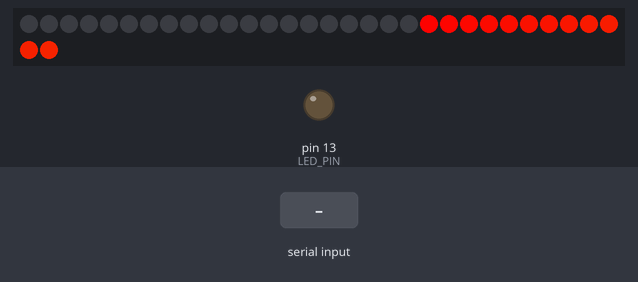
Bench run of a sketch on a simulated Arduino Uno, built with avr-gcc and run on an emulated ATmega328P. Shown: 32 RGB LEDs in strip order, left to right, continuing on the next row, output pins drawn as LEDs (lit = HIGH). The inputs (shaded band) are chosen by the test bench. What the sketch prints to the serial monitor is not drawn.

Above: at 1.4 s.
1.5 s: "+IPD" received over Serial
At 3.28 s:
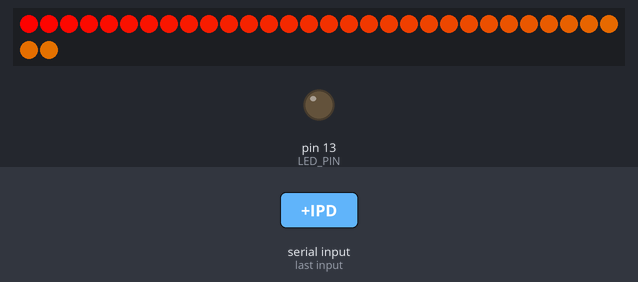
7.9 s: "90,45,200,10\n" received over Serial
At 7.96 s:
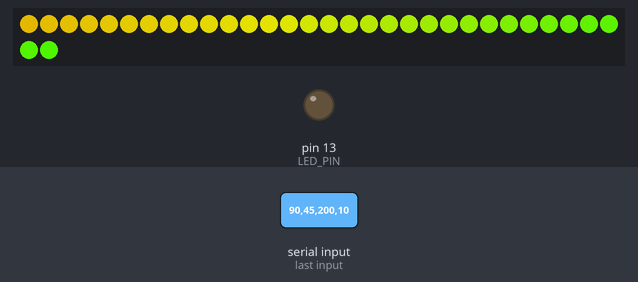

The sketch:

Bulb_Node.ino
```cpp
#define DEBUG

#include <ArduinoJson.h>
#include <FastLED.h>
#ifdef DEBUG
#include <SoftwareSerial.h>
#endif
// #include "LEDFunc.ino"

/*
LED NODE JSON Structure
{
    "Properties":
    {
      "Dev-ID": "LEDNode - v01",
      "UID":    00000001,
      "Net-ID": 00000000,
      "NLEDs":25
    },
    "Network":
    {
      "SSID": "",
      "SSID-PW": "",
      "LAN-IP": "127.0.0.1"
    },
    "State":
    {
      "Mode": 1,
      "Red": 00000000,
      "Green": 00000000,`
      "Blue": 00000000,
      "Period": 00000000,
      "Intensity": 00000000
    }
}
*/

#define DEFAULT_TIMEOUT_PERIOD 2000
#define WIFI_RESET_PIN 10
#define LED_PIN 13
#define LED_COM_PIN 5
#define LED_CLK_PIN 6
#define N_LEDS 32
#define LED_FRAME_RATE 500

// LedStates
#define LS_SOLID  0
#define LS_PULSE  1
#define LS_STROB  2
#define LS_AMBIA  3
#define LS_HUEST  4

uint8_t LED_STATE = 4;
int HuePtr = 0;

uint32_t LastTramsmit = 0;
uint32_t LastFrame = 0;

uint8_t STREAMINGOVERRIDE = 1;

CRGB leds[N_LEDS];

StaticJsonBuffer<150> jsonBuffer;
JsonObject& root = jsonBuffer.createObject();
JsonObject& properties = root.createNestedObject("Properties");
JsonObject& state = root.createNestedObject("State");

String received = "";
char inBuffer[100];
int bytesinbuf = 0;

void parseUART()
{
  boolean message_Processed = false;

  while(Serial.available() > 0)
  {
    FastLED.delay(10);

    int numbytes = Serial.available();

    // Serial.println(numbytes, DEC);

    bytesinbuf += numbytes;

    Serial.readBytes(inBuffer, numbytes);
  }

  if(bytesinbuf > 0)
  {
    received = String(inBuffer);

    for(int i=0; i < 100; i++)
    {
      inBuffer[i] = NULL;
    }

    bytesinbuf = 0;
    // Serial.println(received);
  }


  // while(Serial.available() > 0 && !message_Processed)
  // {
    // received.concat(char(Serial.read()));
    // Serial.println("=======INCOMING=======");

 // Example Message:
 // "+IPD,0,12:{"mode","1"}"

  if(received.indexOf("+IPD") > -1)
  {
    // #ifdef DEBUG
    Serial.println("=======INCOMING=======");
    Serial.println(received);
    // #endif

    // int start = millis();
    // FastLED.delay(50);

    int IPDStart = received.indexOf("+IPD");
    int CIDX1 = received.indexOf(',', IPDStart);
    int CIDX2 = received.indexOf(',', CIDX1 + 1);
    int CIDX3 = received.indexOf(':', CIDX2 + 1);

    // #ifdef DEBUG
    Serial.print("IDX1 = " + String(CIDX1));
    Serial.print(" - IDX2 = " + String(CIDX2));
    Serial.println(" - IDX3 = " + String(CIDX3));
    // // #endif

    int messageChannel = (received.substring(CIDX1 + 1, CIDX2)).toInt();
    int messageLength = received.substring(CIDX2 + 1, CIDX3).toInt();

    while(received.length() < messageLength)
    {
      if(Serial.available() > 0)
      {
        int numbytes = Serial.available();

        Serial.println(numbytes, DEC);

        bytesinbuf += numbytes;

        Serial.readBytes(inBuffer, numbytes);
      }

      if(bytesinbuf > 0)
      {
        received.concat(inBuffer);

        for(int i=0; i < 100; i++)
        {
          inBuffer[i] = NULL;
        }

        bytesinbuf = 0;
        Serial.println(received);
      }
    }

    String data = received.substring(CIDX3 + 1, CIDX3 + 1 + messageLength);


    // // String response = "Sup?";
    // // send("AT+CIPSEND=" + String(messageChannel) + "," + String(response.length()), DEFAULT_TIMEOUT_PERIOD, ">");
    // // send(response, DEFAULT_TIMEOUT_PERIOD, "OK");
    // // send("AT+CIPCLOSE", 0, "OK");

    // // #ifdef DEBUG
    Serial.println("messageChannel: " + String(messageChannel));
    Serial.println("messageLength: " + String(messageLength));
    Serial.println("data: " + String(data));
    // // #endif

    // message_Processed = true;

    int datalength = data.length()+1;
    char char_data[datalength];

    for(int i=0; i<datalength; i++)
    {
      char_data[i] = ' ';
    }

    data.toCharArray(char_data, datalength);
    // Parse incoming JSON object
    JsonObject& inroot = jsonBuffer.parseObject(char_data);

    for(int i=0; i<datalength; i++)
    {
        Serial.print(char_data[i]);
    }
    Serial.println("");

    if(inroot.success())
    {
      for (JsonObject::iterator it=inroot.begin(); it!=inroot.end(); ++it)
      {
        if(state.containsKey(it->key))
        {
          state[it->key] = it->value;
        }
        // #ifdef DEBUG
        Serial.println(it->key);
        Serial.println(String(it->value.asString()));
        // #endif
      }
      // #ifdef DEBUG
      root.prettyPrintTo(Serial);
      // #endif
    }

    // #ifdef DEBUG
    Serial.println("=======EOM=======");
    // #endif

    received = "";
  }

  // FastLED.delay(1);
  // }
}

void setup()
{
  // Initialize Serial information
  Serial.begin(9600);

  Serial.println("Hello.");

  // send("AT+CIOBAUD?", DEFAULT_TIMEOUT_PERIOD, "OK");
  // send("AT+CIOBAUD=115200", DEFAULT_TIMEOUT_PERIOD, "OK");

  // Setup pins
  pinMode(LED_PIN, OUTPUT);
  pinMode(WIFI_RESET_PIN, OUTPUT);


  /*********************************/
  /*          JSON SETUP           */
  /*********************************/
  properties["Dev-ID"] = "LEDNode-v01";
  properties["UID"] = "0";
  properties["Net-ID"] = "0";
  properties["NLEDs"] = String(N_LEDS);

  state["Mode"] = "0";
  state["Red"] = "0";
  state["Green"] = "100";
  state["Blue"] = "255";
  state["Period"] = "10000";
  state["Intensity"] = "255";
  state["huewidth"] = "175";
  // #ifdef DEBUG
  root.prettyPrintTo(Serial);
  // #endif

  /*********************************/
  /*         Setup LED array       */
  /*********************************/
  // FastLED.addLeds<WS2812B, LED_COM_PIN, GRB>(leds, N_LEDS);
  FastLED.addLeds<WS2801, LED_COM_PIN, LED_CLK_PIN, RGB>(leds, N_LEDS);

  // connectAP(ss, spw);

  // while(!send("AT+CIPSERVER=1,8080", DEFAULT_TIMEOUT_PERIOD, "OK"))
  // {
  //   reset();
  //   connectAP(ss, spw);
  //   FastLED.delay(50);
  // }
  // send("AT+CIFSR", DEFAULT_TIMEOUT_PERIOD, "OK");
}

uint8_t leapframes = 0;

void loop()
{
  parseUART();

  const char * i1 = state["Intensity"];
  int Iv = (String(i1)).toInt();

  FastLED.setBrightness(Iv);

  if((millis() - LastFrame) >= 1000.0/LED_FRAME_RATE)
  {
    switch(LED_STATE)
    {
        case LS_SOLID:
        {
            solid();
            break;
        }
        case LS_PULSE:
        {
            const char * strperiod = state["Period"];
            double period = atof(strperiod);

            pulse(period);
            solid();
            break;
        }
        case LS_STROB:
        {
            strob();
            break;
        }
        case LS_AMBIA:
        {
            ambia();
            break;
        }
        case LS_HUEST:
        {
            const char * strperiod = state["Period"];
            double period = atof(strperiod);
            const char * strhuewidth = state["huewidth"];
            double huewidth = atof(strhuewidth);

            // assuming 8-bit precision (256) and period in ms
            double deltperframe = (huewidth/(((period)/1000.0)*(double)LED_FRAME_RATE));

            if(deltperframe < 1)
            {
                if (leapframes >= 1/deltperframe)
                {
                    HuePtr = huest(HuePtr, 1);
                    leapframes = 0;
                }
                else
                {
                    leapframes++;
                }
            }
            else
            {
                HuePtr = huest(HuePtr, (uint8_t) deltperframe);
            }
        }
            break;
        default:
        {
            solid();
            break;
        }
    }
    FastLED.show();
    LastFrame = millis();
  }
}
```

LEDFunc.ino
```cpp
void pulse(double period)
{
	FastLED.setBrightness(pow(sin(((float)(millis()%((int)period))) * 3.14/period ), 8) * 255);
}

void strob()
{

}

void solid()
{
    const char * r1 = state["Red"];
    const char * g1 = state["Green"];
    const char * b1 = state["Blue"];

    int Rv = (String(r1)).toInt();
    int Gv = (String(g1)).toInt();
    int Bv = (String(b1)).toInt();

    for (int i=0; i < N_LEDS; i++)
    {
      leds[i].setRGB(Rv, Gv, Bv);
    }
}

int huest(int HuePtr, int HueDelta)
{
    for (int i=0; i < (N_LEDS-1); i++)
    {
      leds[i] = leds[i+1];
    }
    int newhue = HuePtr + HueDelta;
    leds[N_LEDS-1].setHue(newhue);
    return newhue;
}

void ambia()
{

}

void bootup()
{

}


/*

+IPD,0,13:{"Red":"255"}

{
  "Properties": {
    "Dev-ID": "LEDNode-v01",
    "UID": "00000000",
    "Net-ID": "00000000",
    "NLEDs": true
  },
  "Network": {
    "SSID": "Glacian",
    "SSID-PW": "absolution",
    "LAN-IP": "127.0.0.1"
  },
  "State": {
    "Mode": "0",
    "Red": "0",
    "Green": "100",
    "Blue": "255",
    "Period": "00000000",
    "Intensity": "150"
  }
}

*/
```
